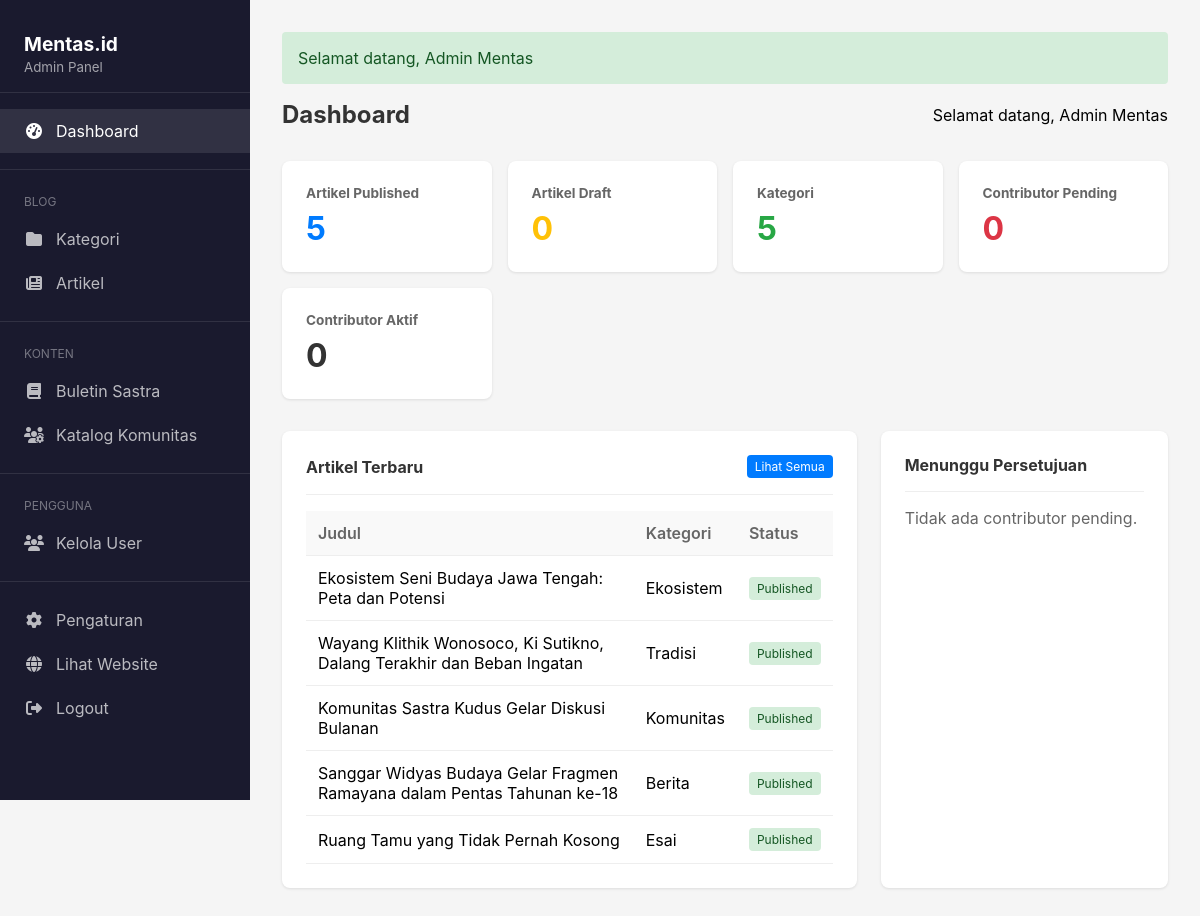
Page /admin (signed in) on the earlier database version.
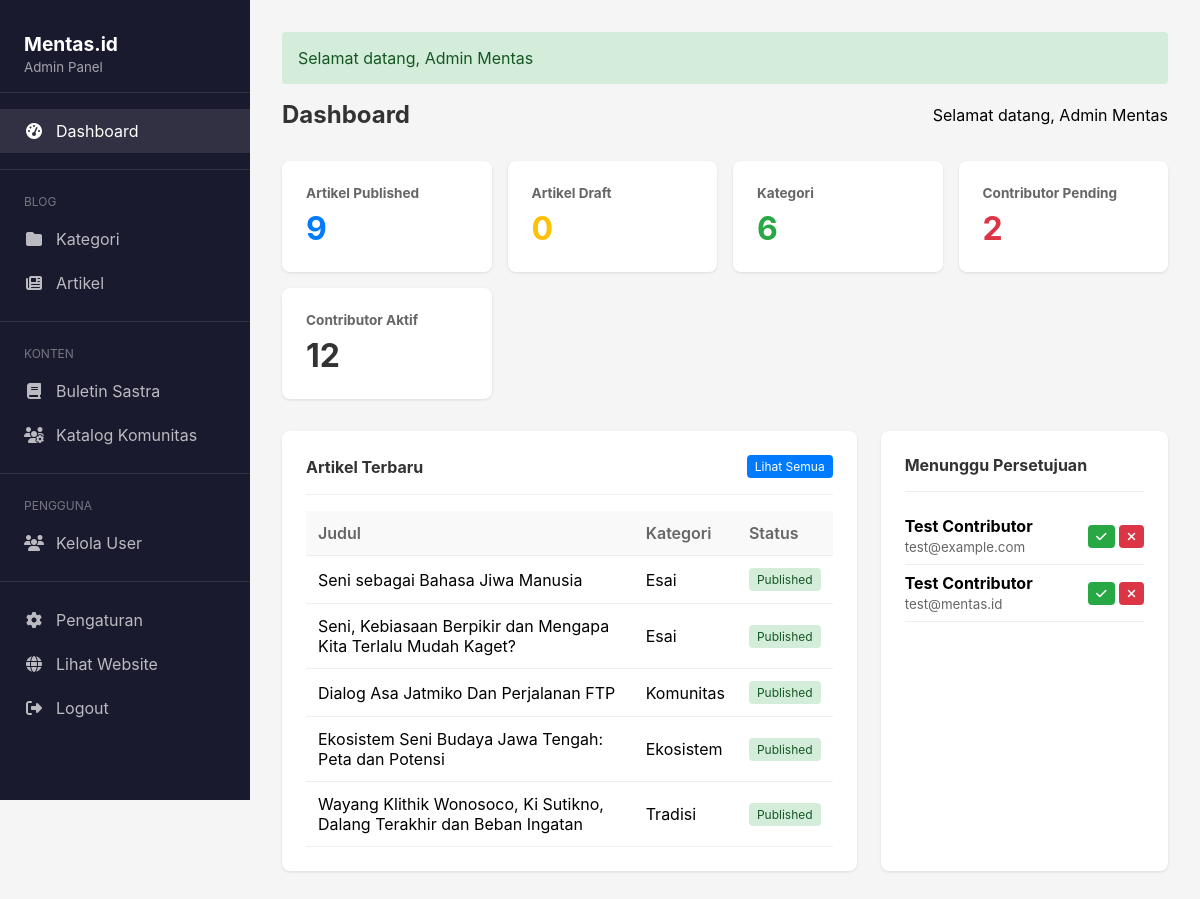
Same page on the later database version.
### tables this page shows
CREATE TABLE `posts` (
  `id` int NOT NULL,
  `title` varchar(255) NOT NULL,
  `slug` varchar(255) NOT NULL,
  `excerpt` text,
  `body` longtext,
  `cover_image` varchar(255) DEFAULT NULL,
  `category_id` int DEFAULT NULL,
  `author_id` int DEFAULT NULL,
  `status` enum('draft','published') DEFAULT 'draft',
  `views` int DEFAULT '0',
  `created_at` timestamp NULL DEFAULT CURRENT_TIMESTAMP,
  `updated_at` timestamp NULL DEFAULT CURRENT_TIMESTAMP ON UPDATE CURRENT_TIMESTAMP,
  `published_at` timestamp NULL DEFAULT NULL
);

CREATE TABLE `categories` (
  `id` int NOT NULL,
  `name` varchar(100) NOT NULL,
  `slug` varchar(100) NOT NULL,
  `description` text,
  `is_active` tinyint(1) DEFAULT '1',
  `sort_order` int DEFAULT '0',
  `created_at` timestamp NULL DEFAULT CURRENT_TIMESTAMP,
  `updated_at` timestamp NULL DEFAULT CURRENT_TIMESTAMP ON UPDATE CURRENT_TIMESTAMP
);

CREATE TABLE `users` (
  `id` int NOT NULL,
  `name` varchar(100) NOT NULL,
  `email` varchar(100) NOT NULL,
  `password` varchar(255) NOT NULL,
  `phone` varchar(20) DEFAULT NULL,
  `bio` text,
  `avatar` varchar(255) DEFAULT NULL,
  `address` text,
  `social_media` json DEFAULT NULL,
  `role` enum('admin','contributor') DEFAULT 'contributor',
  `status` enum('pending','active','rejected') DEFAULT 'pending',
  `created_at` timestamp NULL DEFAULT CURRENT_TIMESTAMP,
  `updated_at` timestamp NULL DEFAULT CURRENT_TIMESTAMP ON UPDATE CURRENT_TIMESTAMP
);

### app/controllers/AdminController.php (called while the page is built, shortened)
<?php
class AdminController extends Controller
{
    private $userModel;
    private $categoryModel;
    private $postModel;
    public function __construct()
    {
        $this->userModel = new User();
        $this->categoryModel = new Category();
        $this->postModel = new Post();
    }
    public function index()
    {
        $stats = [
            'posts' => $this->postModel->count('published'),
            'drafts' => $this->postModel->count('draft'),
            'categories' => count($this->categoryModel->all(false)),
            'pending_contributors' => count($this->userModel->getPendingContributors()),
            'active_contributors' => count($this->userModel->getActiveContributors()),
        ];
        $recentPosts = $this->postModel->getRecent(5);
        $pendingContributors = $this->userModel->getPendingContributors();
        return $this->view('admin/dashboard', [
            'stats' => $stats,
            'recentPosts' => $recentPosts,
            'pendingContributors' => $pendingContributors
        ]);
    }
}

### app/core/Router.php (called while the page is built, shortened)
<?php
class Router
{
    public function dispatch()
    {
        $method = 'index';
        $params = [];
        $controller = new $controllerName;
        call_user_func_array([$controller, $method], $params);
    }
}

### public/index.php (called while the page is built, shortened)
<?php
require_once '../app/config/database.php';
require_once '../app/core/Database.php';
require_once '../app/core/Router.php';
require_once '../app/models/User.php';
require_once '../app/models/Category.php';
require_once '../app/models/Post.php';
$router = new Router();
$router->dispatch();

### app/core/Database.php (called while the page is built, shortened)
<?php
class Database
{
    private static $instance = null;
    private $pdo;
    private function __construct()
    {
        try {
            $dsn = "mysql:host=" . DB_HOST . ";dbname=" . DB_NAME . ";charset=" . DB_CHARSET;
            $options = [
                PDO::ATTR_ERRMODE => PDO::ERRMODE_EXCEPTION,
                PDO::ATTR_DEFAULT_FETCH_MODE => PDO::FETCH_ASSOC,
                PDO::ATTR_EMULATE_PREPARES => false,
            ];
            $this->pdo = new PDO($dsn, DB_USER, DB_PASS, $options);
        } catch (PDOException $e) {
            die("Database connection failed: " . $e->getMessage());
        }
    }
    public static function getInstance()
    {
        if (self::$instance === null) {
            self::$instance = new self();
        }
        return self::$instance;
    }
    public function query($sql, $params = [])
    {
        $stmt = $this->pdo->prepare($sql);
        $stmt->execute($params);
        return $stmt->fetchAll();
    }
    public function queryOne($sql, $params = [])
    {
        $stmt = $this->pdo->prepare($sql);
        $stmt->execute($params);
        return $stmt->fetch();
    }
}

### app/models/Post.php (called while the page is built, shortened)
<?php
class Post
{
    private $db;
    public function __construct()
    {
        $this->db = Database::getInstance();
    }
    public function all($limit = null, $offset = 0)
    {
        $sql = "SELECT p.*, c.name as category_name, c.slug as category_slug, u.name as author_name
                FROM posts p
                LEFT JOIN categories c ON p.category_id = c.id
                LEFT JOIN users u ON p.author_id = u.id
                WHERE p.status = 'published'
                ORDER BY p.published_at DESC, p.created_at DESC";
        if ($limit) {
            $sql .= " LIMIT $limit OFFSET $offset";
        }
        return $this->db->query($sql);
    }
    public function getRecent($limit = 5)
    {
        return $this->all($limit);
    }
    public function count($status = 'published')
    {
        $result = $this->db->queryOne(
            "SELECT COUNT(*) as total FROM posts WHERE status = ?",
            [$status]
        );
        return $result['total'];
    }
}

### app/models/Category.php (called while the page is built, shortened)
<?php
class Category
{
    private $db;
    public function __construct()
    {
        $this->db = Database::getInstance();
    }
    public function all($activeOnly = true)
    {
        $sql = "SELECT * FROM categories";
        $sql .= " ORDER BY sort_order ASC, name ASC";
        return $this->db->query($sql);
    }
}

### app/models/User.php (called while the page is built, shortened)
<?php
class User
{
    private $db;
    public function __construct()
    {
        $this->db = Database::getInstance();
    }
    public function all($role = null, $status = null, $orderBy = 'created_at DESC')
    {
        $sql = "SELECT * FROM users WHERE 1=1";
        $params = [];
        if ($role) {
            $sql .= " AND role = ?";
            $params[] = $role;
        }
        if ($status) {
            $sql .= " AND status = ?";
            $params[] = $status;
        }
        $sql .= " ORDER BY " . $orderBy;
        return $this->db->query($sql, $params);
    }
    public function getPendingContributors()
    {
        return $this->all('contributor', 'pending');
    }
    public function getActiveContributors($sortByName = false)
    {
        $orderBy = $sortByName ? 'name ASC' : 'created_at DESC';
        return $this->all('contributor', 'active', $orderBy);
    }
}

### app/views/admin/dashboard.php (the view)
<?php require_once __DIR__ . '/layout/header.php'; ?>
<div class="page-header">
    <h1>Dashboard</h1>
    <span>Selamat datang, <?= $_SESSION['user_name'] ?></span>
</div>
<div class="stats-grid">
    <div class="stat-card primary">
        <h4>Artikel Published</h4>
        <div class="number"><?= $stats['posts'] ?></div>
    </div>
    <div class="stat-card warning">
        <h4>Artikel Draft</h4>
        <div class="number"><?= $stats['drafts'] ?></div>
    </div>
    <div class="stat-card success">
        <h4>Kategori</h4>
        <div class="number"><?= $stats['categories'] ?></div>
    </div>
    <div class="stat-card danger">
        <h4>Contributor Pending</h4>
        <div class="number"><?= $stats['pending_contributors'] ?></div>
    </div>
    <div class="stat-card">
        <h4>Contributor Aktif</h4>
        <div class="number"><?= $stats['active_contributors'] ?></div>
    </div>
</div>
<div style="display: grid; grid-template-columns: 2fr 1fr; gap: 1.5rem;">
    <div class="card">
        <div class="card-header">
            <h3>Artikel Terbaru</h3>
            <a href="<?= BASE_URL ?>/admin/posts" class="btn btn-sm btn-primary">Lihat Semua</a>
        </div>
        <?php if (empty($recentPosts)): ?>
            <p style="color: #666;">Belum ada artikel.</p>
        <?php else: ?>
            <table class="table">
                <thead>
                    <tr>
                        <th>Judul</th>
                        <th>Kategori</th>
                        <th>Status</th>
                    </tr>
                </thead>
                <tbody>
                    <?php foreach ($recentPosts as $post): ?>
                        <tr>
                            <td><?= htmlspecialchars($post['title']) ?></td>
                            <td><?= $post['category_name'] ?? '-' ?></td>
                            <td>
                                <span class="badge badge-<?= $post['status'] === 'published' ? 'success' : 'warning' ?>">
                                    <?= ucfirst($post['status']) ?>
                                </span>
                            </td>
                        </tr>
                    <?php endforeach; ?>
                </tbody>
            </table>
        <?php endif; ?>
    </div>
    <div class="card">
        <div class="card-header">
            <h3>Menunggu Persetujuan</h3>
        </div>
        <?php if (empty($pendingContributors)): ?>
            <p style="color: #666;">Tidak ada contributor pending.</p>
        <?php else: ?>
            <?php foreach ($pendingContributors as $contributor): ?>
                <div style="display: flex; justify-content: space-between; align-items: center; padding: 0.5rem 0; border-bottom: 1px solid #eee;">
                    <div>
                        <strong><?= htmlspecialchars($contributor['name']) ?></strong>
                        <br><small style="color: #666;"><?= $contributor['email'] ?></small>
                    </div>
                    <div>
                        <a href="<?= BASE_URL ?>/admin/userApprove/<?= $contributor['id'] ?>" class="btn btn-sm btn-success">
                            <i class="fas fa-check"></i>
                        </a>
                        <a href="<?= BASE_URL ?>/admin/userReject/<?= $contributor['id'] ?>" class="btn btn-sm btn-danger" onclick="return confirm('Tolak contributor ini?')">
                            <i class="fas fa-times"></i>
                        </a>
                    </div>
                </div>
            <?php endforeach; ?>
        <?php endif; ?>
    </div>
</div>
<?php require_once __DIR__ . '/layout/footer.php'; ?>

Differences in the rows shown:
no longer on this page (row unchanged): posts: title "Komunitas Sastra Kudus Gelar Diskusi Bulanan", category.name "Komunitas", status "Published"
no longer on this page (row edited): posts: title "Sanggar Widyas Budaya Gelar Fragmen Ramayana dalam Pentas Tahunan ke-18", category.name "Berita", status "Published"
no longer on this page (row unchanged): posts: title "Ruang Tamu yang Tidak Pernah Kosong", category.name "Esai", status "Published"
added posts: title "Seni sebagai Bahasa Jiwa Manusia", category.name "Esai", status "Published"
added posts: title "Seni, Kebiasaan Berpikir dan Mengapa Kita Terlalu Mudah Kaget?", category.name "Esai", status "Published"
added posts: title "Dialog Asa Jatmiko Dan Perjalanan FTP", category.name "Komunitas", status "Published"
added users: name "Test Contributor", email "test@example.com"
added users: name "Test Contributor", email "test@mentas.id"
Other differences:
$stats['posts']: "5" → "9"
$stats['categories']: "5" → "6"
$stats['pending_contributors']: "0" → "2"
$stats['active_contributors']: "0" → "12"
text no longer shown: "Tidak ada contributor pending."
